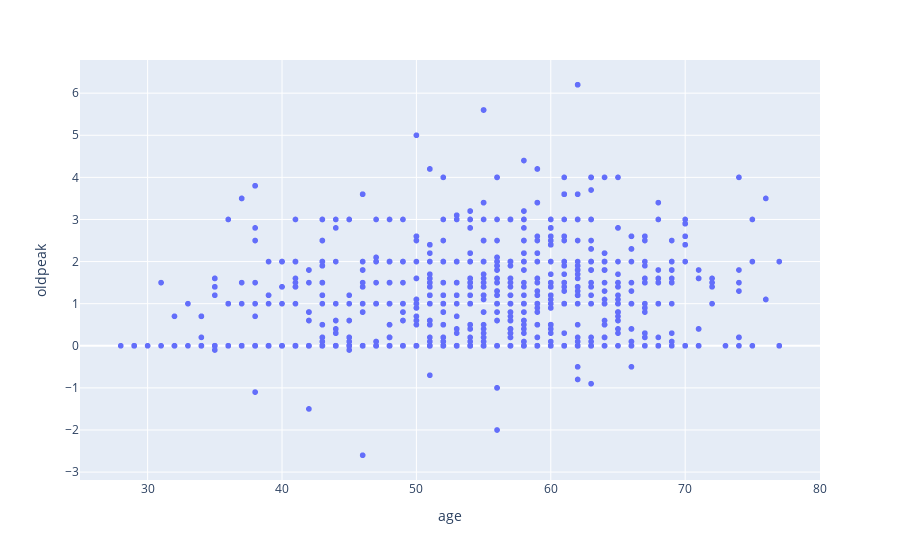

This figure's notebook cell:
### Code cell
fig=px.scatter(df,x="age",y="oldpeak")
fig.show()

### Figure 1 — Plotly figure (JSON) as saved in the notebook; plotly's stock layout.template omitted (floating-point values rounded to 4 significant figures; data arrays with more than 128 entries replaced by an {"elided": "..."} marker saying what was removed)
{"data": [{"hovertemplate": "age=%{x}<br>oldpeak=%{y}<extra></extra>", "legendgroup": "", "marker": {"color": "#636efa", "symbol": "circle"}, "mode": "markers", "name": "", "showlegend": false, "type": "scattergl", "x": {"elided": "1190 int values"}, "xaxis": "x", "y": {"elided": "1190 float values"}, "yaxis": "y"}], "layout": {"legend": {"tracegroupgap": 0}, "margin": {"t": 60}, "xaxis": {"anchor": "y", "domain": [0, 1], "title": {"text": "age"}}, "yaxis": {"anchor": "x", "domain": [0, 1], "title": {"text": "oldpeak"}}}}
